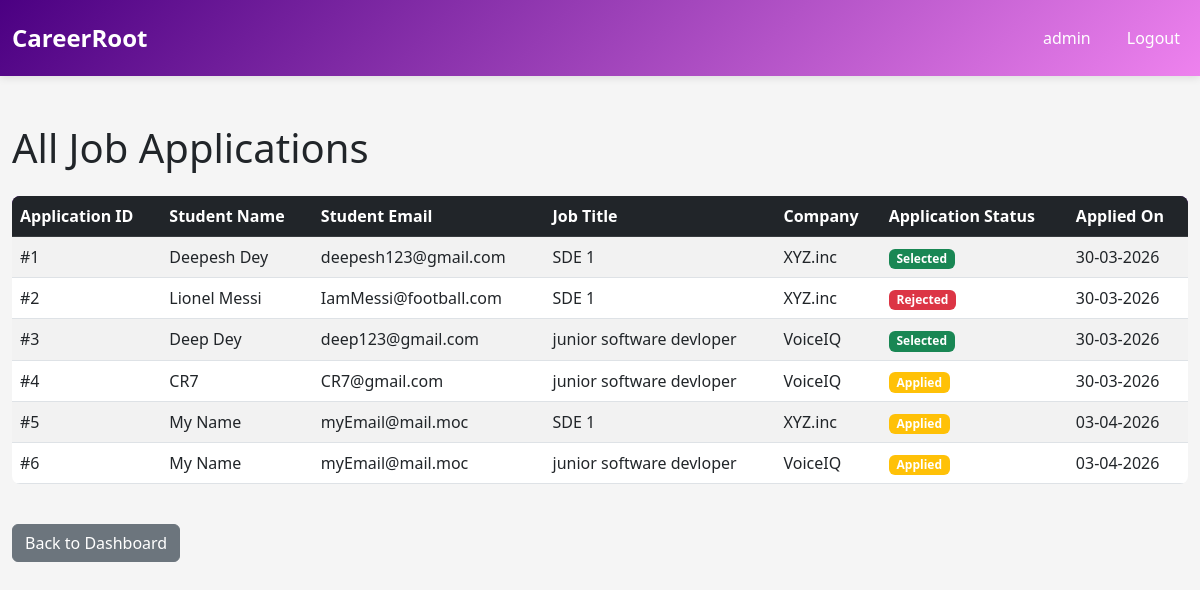
/admin/applications (signed in), run on an earlier commit of the app's database.
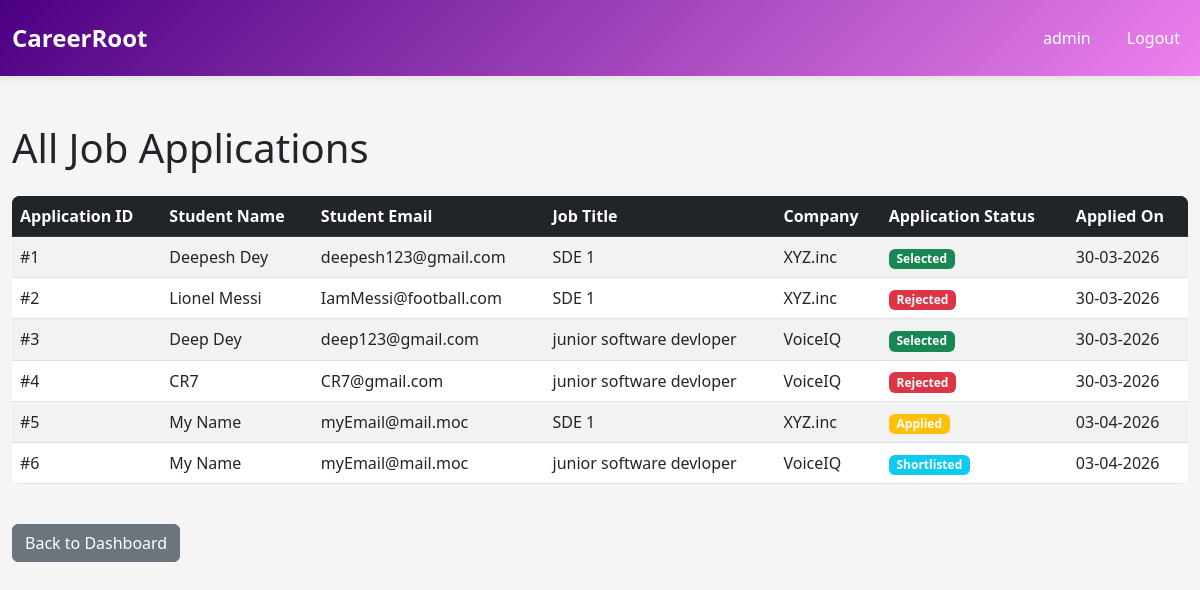
And on a later commit of the database.
### core/database/models.py (models this page shows, shortened)
class Application(db.Model):
    __tablename__ = 'application'
    application_id = db.Column(db.Integer, primary_key=True, autoincrement=True)
    student_id = db.Column(db.Integer, db.ForeignKey('student.student_id'), nullable=False)
    drive_id = db.Column(db.Integer, db.ForeignKey('placement_drive.drive_id'), nullable=False)
    application_date = db.Column(db.DateTime, default=datetime.utcnow)
    status = db.Column(
        db.String(20),
        default=ApplicationStatus.APPLIED.value,
        nullable=False
    )  #Applied, Shortlisted, Selected, Rejected
    created_at = db.Column(db.DateTime, default=datetime.utcnow)
    updated_at = db.Column(db.DateTime, default=datetime.utcnow, onupdate=datetime.utcnow)
    placement = db.relationship('Placement', backref='application', uselist=False, cascade='all, delete-orphan')
    __table_args__ = (db.UniqueConstraint('student_id', 'drive_id', name='unique_student_drive'),)

class Student(UserMixin, db.Model):
    __tablename__ = 'student'
    student_id = db.Column(db.Integer, primary_key=True, autoincrement=True)
    name = db.Column(db.String(150), nullable=False)
    email = db.Column(db.String(120), unique=True, nullable=False)
    password = db.Column(db.String(255), nullable=False)
    phone = db.Column(db.String(15), nullable=True)
    department = db.Column(db.String(100), nullable=True)
    cgpa = db.Column(db.Float, nullable=True)
    resume_path = db.Column(db.String(255), nullable=True)  # Path to uploaded resume
    blacklist_status = db.Column(db.Boolean, default=False)  # True = blacklisted
    created_at = db.Column(db.DateTime, default=datetime.utcnow)
    updated_at = db.Column(db.DateTime, default=datetime.utcnow, onupdate=datetime.utcnow)
    applications = db.relationship('Application', backref='student', lazy=True, cascade='all, delete-orphan')
    placements = db.relationship('Placement', backref='student', lazy=True, cascade='all, delete-orphan')

class PlacementDrive(db.Model):
    __tablename__ = 'placement_drive'
    drive_id = db.Column(db.Integer, primary_key=True, autoincrement=True)
    company_id = db.Column(db.Integer, db.ForeignKey('company.company_id'), nullable=False)
    job_title = db.Column(db.String(150), nullable=False)
    job_description = db.Column(db.Text, nullable=True)
    eligibility_criteria = db.Column(db.Text, nullable=True)
    skills_required = db.Column(db.Text, nullable=True)  #comma separated skills
    experience_required = db.Column(db.String(100), nullable=True)  #e.g., 0-2 years
    salary_range = db.Column(db.String(100), nullable=True)  #e.g., 5-8 LPA
    application_deadline = db.Column(db.DateTime, nullable=False)
    status = db.Column(
        db.String(20),
        default=DriveStatus.PENDING.value,
        nullable=False
    )  # pending, aproved, closed
    created_at = db.Column(db.DateTime, default=datetime.utcnow)
    updated_at = db.Column(db.DateTime, default=datetime.utcnow, onupdate=datetime.utcnow)
    applications = db.relationship('Application', backref='drive', lazy=True, cascade='all, delete-orphan')
    placements = db.relationship('Placement', backref='drive', lazy=True, cascade='all, delete-orphan')

class Company(UserMixin, db.Model):
    __tablename__ = 'company'
    company_id = db.Column(db.Integer, primary_key=True, autoincrement=True)
    company_name = db.Column(db.String(150), nullable=False)
    email = db.Column(db.String(120), unique=True, nullable=False)
    password = db.Column(db.String(255), nullable=False)
    hr_contact = db.Column(db.String(100), nullable=True)
    website = db.Column(db.String(255), nullable=True)
    approval_status = db.Column(
        db.String(20),
        default=ApprovalStatus.PENDING.value,
        nullable=False
    )  #pending/aproved/rejected
    blacklist_status = db.Column(db.Boolean, default=False)  # True = blacklisted
    created_at = db.Column(db.DateTime, default=datetime.utcnow)
    updated_at = db.Column(db.DateTime, default=datetime.utcnow, onupdate=datetime.utcnow)
    drives = db.relationship('PlacementDrive', backref='company', lazy=True, cascade='all, delete-orphan')

### core/routes/admin.py (the view)
@admin_bp.route('/applications')
@login_required
def view_applications():
    if not check_admin():
        return redirect(url_for('auth.homepage'))
    all_applications = Application.query.all()
    return render_template('admin_view_applications.html', applications=all_applications)

### app.py (called while the page is built, shortened)
@login_manager.user_loader
def load_user(user_id):
    from core.database.models import Admin, Company, Student
    admin = Admin.query.get(int(user_id))
    if admin:
        return admin

### core/routes/admin.py (called while the page is built)
def check_admin():
    if session.get('user_type') != 'admin':
        flash('Unauthorized access', 'danger')
        return False
    return True

### templates/admin_view_applications.html (shortened to what this page needs)
{% extends "base.html" %}
{% block content %}
<div class="mt-5">
    <h1 class="mb-4">All Job Applications</h1>
    {% if applications %}
        <div class="table-responsive">
            <table class="table table-hover table-striped">
                <thead class="table-dark">
                    <tr>
                        <th>Application ID</th>
                        <th>Student Name</th>
                        <th>Student Email</th>
                        <th>Job Title</th>
                        <th>Company</th>
                        <th>Application Status</th>
                        <th>Applied On</th>
                    </tr>
                </thead>
                <tbody>
                    {% for app in applications %}
                        <tr>
                            <td>#{{ app.application_id }}</td>
                            <td>{{ app.student.name }}</td>
                            <td>{{ app.student.email }}</td>
                            <td>{{ app.drive.job_title }}</td>
                            <td>{{ app.drive.company.company_name }}</td>
                            <td>
                                {% if app.status == 'Selected' %}
                                    <span class="badge bg-success">{{ app.status }}</span>
                                {% elif app.status == 'Shortlisted' %}
                                    <span class="badge bg-info">{{ app.status }}</span>
                                {% elif app.status == 'Rejected' %}
                                    <span class="badge bg-danger">{{ app.status }}</span>
                                {% else %}
                                    <span class="badge bg-warning">{{ app.status }}</span>
                                {% endif %}
                            </td>
                            <td>{{ app.application_date.strftime('%d-%m-%Y') }}</td>
                        </tr>
                    {% endfor %}
                </tbody>
            </table>
        </div>
    {% else %}
        <div class="alert alert-info">
            <strong>No applications found.</strong>
        </div>
    {% endif %}
    <div class="mt-4">
        <a href="{{ url_for('admin.admin_dashboard') }}" class="btn btn-secondary">Back to Dashboard</a>
    </div>
</div>
{% endblock %}

What changed in the data, as far as the page shows it:
changed Application "CR7": status "Applied" → "Rejected"
changed Application id 6: status "Applied" → "Shortlisted"
